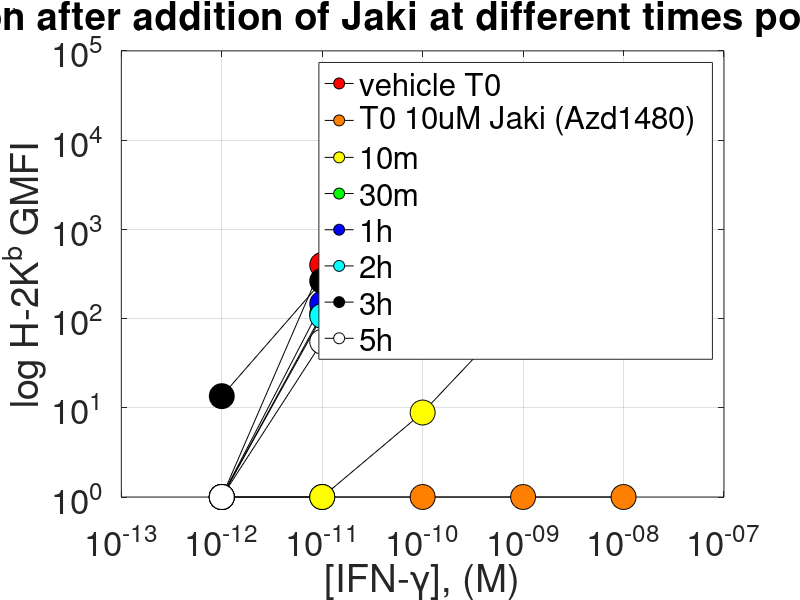
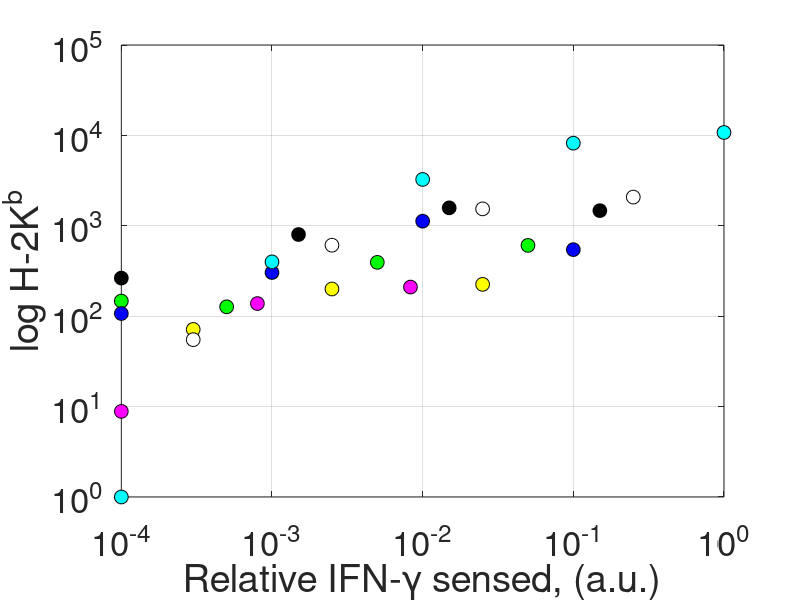
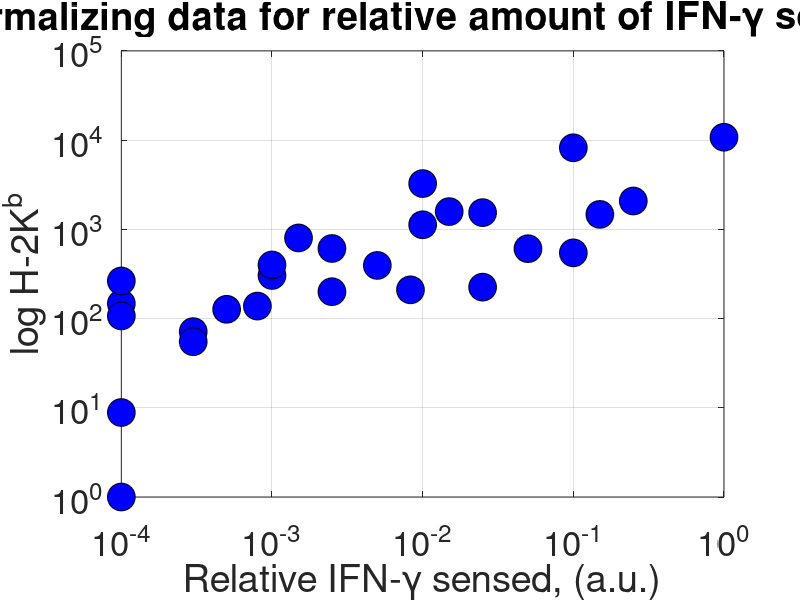

Recreate these plots in MATLAB, in order.
%B16 IFN-g Jaki expt. 11.30.13

%Cells pulsed with 10nM, 1nM, 100pM, 10pM, 1pM, 0 IFN-g.  At either T0,
%10min, 30 min, 1hr, 2hr, 3hr, 5hr 10uM Jaki (Azd1480) was added.  DMSO
%vehicle added.  

%At 20 hr, cells were harvested and stained with Dapi and anti-H-2Kb Pe

%%

IFNg=[10e-9 1e-9 100e-12 10e-12 1e-12 0];

T0_vehicle=[10770 8206 3258 399 -19 -5.49];
T0_vehicle = T0_vehicle.*(T0_vehicle>1)+ones(1, length(T0_vehicle)).*(T0_vehicle<1);

T0_drug=[-38.5 -25.9 -22.2 -14.5 -45.4 2.18];
T0_drug = T0_drug.*(T0_drug>1)+ones(1, length(T0_drug)).*(T0_drug<1);

T1=[210 138 8.85 -39.7 -43.9 6.77];
T1 = T1.*(T1>1)+ones(1, length(T1)).*(T1<1);


T2=[225 200 71.4 114 -18.6 104];
T2 = T2.*(T2>1)+ones(1, length(T2)).*(T2<1);


T3=[607 394 127 147 -36.6 43.4];
T3 = T3.*(T3>1)+ones(1, length(T3)).*(T3<1);


T4=[545 1125 304 107 -17.9 76.5];
T4 = T4.*(T4>1)+ones(1, length(T4)).*(T4<1);


T5=[1471 1580 801 264 13.5 47.3];
T5 = T5.*(T5>1)+ones(1, length(T5)).*(T5<1);


T6=[2078 1539 610 55 -60.6 32.2];
T6 = T6.*(T6>1)+ones(1, length(T6)).*(T6<1);


figure()
hold on
plot(IFNg, T0_vehicle, '-ko', 'markeredgecolor', 'k', 'markerfacecolor', 'r', 'markersize', 18)
plot(IFNg, T0_drug, '-ko', 'markeredgecolor', 'k', 'markerfacecolor', [1 0.5 0], 'markersize', 18)
plot(IFNg, T1, '-ko', 'markeredgecolor', 'k', 'markerfacecolor', 'y', 'markersize', 18)
plot(IFNg, T2, '-ko', 'markeredgecolor', 'k', 'markerfacecolor', 'g', 'markersize', 18)
plot(IFNg, T3, '-ko', 'markeredgecolor', 'k', 'markerfacecolor', 'b', 'markersize', 18)
plot(IFNg, T4, '-ko', 'markeredgecolor', 'k', 'markerfacecolor', 'c', 'markersize', 18)
plot(IFNg, T5, '-ko', 'markeredgecolor', 'k', 'markerfacecolor', 'k', 'markersize', 18)
plot(IFNg, T6, '-ko', 'markeredgecolor', 'k', 'markerfacecolor', 'w', 'markersize', 18)
set(gcf, 'color', 'w')
set(gca, 'Fontsize', 25, 'xscale', 'log', 'xgrid', 'on', 'ygrid', 'on', 'yscale', 'log')
xlabel('[IFN-\gamma], (M)')
ylabel('log H-2K^b GMFI')
legend('vehicle T0', 'T0 10uM Jaki (Azd1480)', '10m', '30m', '1h', '2h', '3h', '5h')
title('MHC-I upregulation after addition of Jaki at different times post-exposure to IFN-\gamma')
box on

%%
%Scale Ifn-g such that it's value is represented as a number between 0 and
%1.  Then scale time such that time Jaki added is a number between 0 and 1.
% 

tsehvah=['r'
         'm'
         'y'
         'g'
         'b'
         'k' 
         'w'
         'c'];

IFNg=[1 0.1 0.01 0.001 0.0001 0];
%Time was converted to hours, then 20h was considered equivalent to 1, and
%everything was normalized to 1.  
time=[0 0.0083 0.0250 0.05 0.1 0.15 0.25 1];

rel_gam=[0.0000    0.0000    0.0000    0.0000    0.0000         0
         0.0083    0.0008    0.0001    0.0000    0.0000         0
         0.0250    0.0025    0.0003    0.0000    0.0000         0
         0.0500    0.0050    0.0005    0.0001    0.0000         0
         0.1000    0.0100    0.0010    0.0001    0.0000         0
         0.1500    0.0150    0.0015    0.0001    0.0000         0
         0.2500    0.0250    0.0025    0.0003    0.0000         0
         1.0000    0.1000    0.0100    0.0010    0.0001         0];
     
MHC=[  1.0000    1.0000    1.0000    1.0000    1.0000    2.1800
     210.0000  138.0000    8.8500    1.0000    1.0000    6.7700
     225.0000  200.0000   71.4000  114.0000    1.0000  104.0000
     607.0000  394.0000  127.0000  147.0000    1.0000   43.4000
     545.0000  1125.000  304.0000  107.0000    1.0000   76.5000
     1471.000  1580.000  801.0000  264.0000    13.500   47.3000
     2078.000  1539.000  610.0000   55.0000    1.0000   32.2000
     10770     8206     3258       399         1         1];
 
 figure()
 hold on
 for t=1:8
     plot(rel_gam(t,:), MHC(t,:), 'ko', 'markerfacecolor', tsehvah(t,:), 'markersize', 10)
 end
 set(gcf, 'color', 'w')
 set(gca, 'Fontsize', 25, 'xscale', 'log', 'yscale', 'log', 'xgrid', 'on', 'ygrid', 'on')
 xlabel('Relative IFN-\gamma sensed, (a.u.)')
 ylabel('log H-2K^b')
 box on
 
 figure()
 hold on
 plot(rel_gam, MHC, 'ko', 'markerfacecolor', 'b', 'markersize', 20)
  set(gcf, 'color', 'w')
 set(gca, 'Fontsize', 25, 'xscale', 'log', 'yscale', 'log', 'xgrid', 'on', 'ygrid', 'on')
 xlabel('Relative IFN-\gamma sensed, (a.u.)')
 ylabel('log H-2K^b')
 box on
 title('Normalizing data for relative amount of IFN-\gamma sensed')
     
